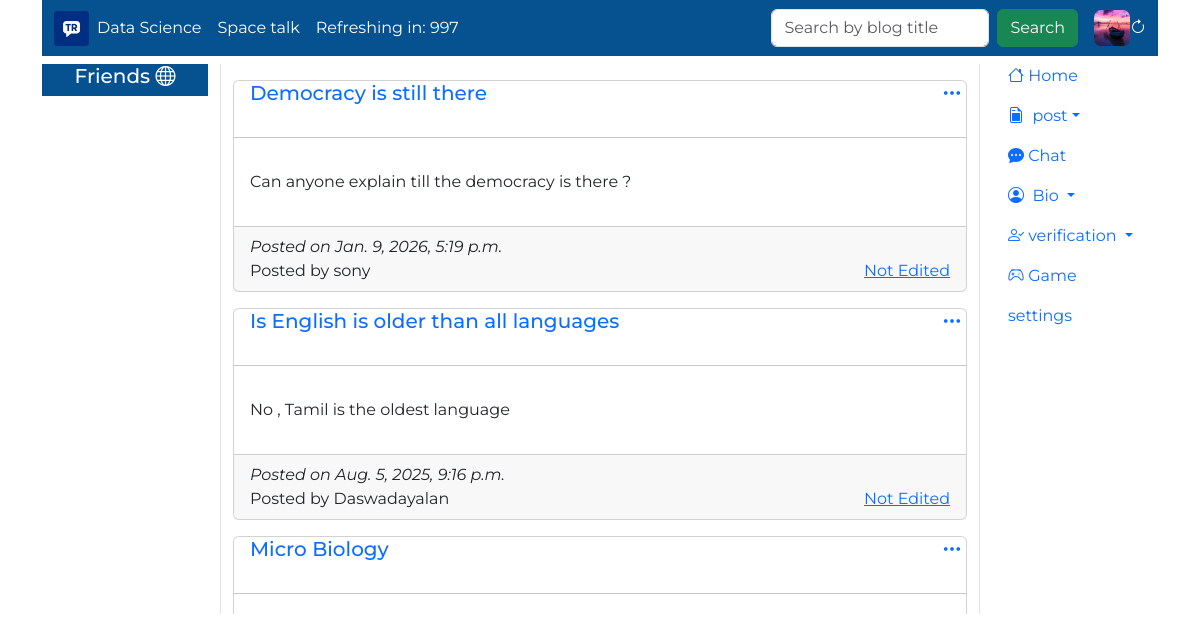
Page /api/forum (signed in) on the committed database.
### general/models.py (models this page shows, shortened)
class profileImage(models.Model):
    data_uploaded=models.DateTimeField(default=timezone.now)
    Users=models.ForeignKey('User',on_delete=models.CASCADE)
    img_name=models.CharField(max_length=255)
    profile_img= models.ImageField(default='default.jpg',upload_to=unique_image_name)

class blog(models.Model):
    blog_title = models.CharField(max_length=100)
    blog_content = models.TextField(max_length=255)
    blog_slug = models.SlugField(max_length=100, default="", null=False)
    date_joined = models.DateTimeField(default=timezone.now)
    last_edited = models.DateTimeField(blank=True,null=True)
    user_id = models.ForeignKey("User", on_delete=models.CASCADE)

class User(AbstractBaseUser, PermissionsMixin):
    email = models.EmailField(unique=True)
    first_name = models.CharField(max_length=30)
    last_name = models.CharField(max_length=35)
    date_joined = models.DateTimeField(default=timezone.now)
    security_code = models.IntegerField(default=0)
    profile_img= models.ImageField(default='default.jpg',upload_to='profile_pics')
    post_media=models.ImageField(default='',upload_to='media-picture')
    gender=models.CharField(max_length=50,null=True)
    verify_email = models.IntegerField(default=0)
    status = models.IntegerField(default=0)
    alive = models.IntegerField(default=0)
    is_active = models.BooleanField(default=True)
    is_staff = models.BooleanField(default=False)
    is_superuser = models.BooleanField(default=False)
    objects = MyUserManager()
    USERNAME_FIELD = 'email'
    REQUIRED_FIELDS = ['first_name', 'last_name']

### general/views.py (the view)
# urls.py: path('forum',ForumView.as_view(),name='forum'),
class ForumView(APIView):
    def get(self,request):
        sess_id = request.session.get('user_id')  # safely get user_id from session
        blog_id= request.GET.get('blog_id')
        edit = request.GET.get('edit')
        if sess_id is not None:
            try:
                if edit is not None:
                    blogs= blog.objects.get(pk=blog_id)
                    blog_title=blogs.blog_title
                    blog_content=blogs.blog_content
                    return Response({"blog_title":blog_title,"blog_content":blog_content,"Message":True,"urlImage":last_image.profile_img.url})
                else:
                    user_details = User.objects.get(id=sess_id)
                    blogs=blog.objects.order_by('-date_joined')
                    last_image = profileImage.objects.filter(Users=request.user).latest('data_uploaded')
                    return render(request, "general/dashboard.html", {"user_id": user_details,"blogs":blogs,"urls":last_image})
            except User.DoesNotExist:
                return redirect("/api/login")
        else:
            return redirect("/api/login")

### general/templates/general/dashboard.html (shortened to what this page needs)
{% extends "index.html" %}
{% load static %}
{% block page-content %}
    <div class='container'>
        {% include "general/header_footer/header.html"%}
<div class='row justify-content-center'>
  <div class='col-sm-2'>
    <div id='chat-block'>
      <div class='bg-primary mt-2' style='background:#06518f !important;'><h5 class='text-white text-center'>Friends&nbsp;<i class='bi bi-globe'></i></h5>
      </div>
    </div>
  </div>
   <div class='col-sm-8 mt-2' style='height:550px;overflow-y:scroll;border-right: 1px solid #dee2e6;border-left:1px solid #dee2e6;'>
  {% for blog in blogs  %}
      <div class='card mt-3'>
        <div class='card-title ms-3 text-primary'><h5 data-bs-toggle="dropdown">{{blog.blog_title}}<i class=' bi bi-three-dots float-end me-1' ></i></h5>
        </div>
              <hr>
            <div class='card-body'>
                <p>{{blog.blog_content}}</p>
            </div>
            <div class='card-footer'>
                <a><i>Posted on&nbsp;{{blog.date_joined}}</i></a><br>
              <a>Posted by&nbsp;{{blog.user_id.first_name}}</a>
              <a class='float-end'>{% if blog.last_edited %}Edited {{blog.last_edited}}{% else %}Not Edited{% endif %}</a>
            </div>
      </div>
       {% endfor %}
  </div>
  <div class='col-sm-2'>
    <ul class='nav flex-column collapse-sm-nav'>
      <li class='nav-item'><a class="nav-link active" aria-current="page" href="{% url "forum" %}"><i class="bi bi-house"></i>&nbsp;Home</a></li>
      <li class='nav-item dropdown '><a class="nav-link dropdown-toggle" href="#" data-bs-toggle="dropdown"><i class="bi bi-file-earmark-post"></i>&nbsp; post</a>
            </li>
      <li class='nav-item'><a class="nav-link active" aria-current="page"  href="{% url 'chat' %}"><i class="bi bi-chat-dots-fill"></i>&nbsp;Chat</a></li>
      <li class='nav-item dropdown'><a class="nav-link dropdown-toggle" href="#" role="button" data-bs-toggle="dropdown" aria-expanded="false">
           <i class="bi bi-person-circle"></i>&nbsp; Bio
          </a>
          </li>
      <li class='nav-item'>  <a class="nav-link dropdown-toggle" href="#" role="button" data-bs-toggle="dropdown" aria-expanded="false">
            <i class="bi bi-person-check"></i>&nbsp;verification
          </a>
            </li>
      <li class='nav-item'><a class="nav-link " aria-current="page" href="{% url "games" %}"><i class="bi bi-controller"></i>&nbsp;Game </a></li>
      <li Class='nav-item pointer '><a class='nav-link dropdown '  data-bs-toggle="dropdown">settings</a>
      </li>
    </ul>
  </div>
  <div class="row mt-3">
    <div class='col-sm-4 '>
      <div id='load message '>
      </div>
    </div>
  </div>
      </div>
{% endblock page-content %}

### templates/index.html (shortened to what this page needs)
{% load static %}
<!DOCTYPE html>
<html>
<head>
     <link href="https://cdn.jsdelivr.net/npm/bootstrap@5.3.7/dist/css/bootstrap.min.css" rel="stylesheet">
    <link rel="stylesheet" href="https://cdn.jsdelivr.net/npm/bootstrap-icons@1.3.0/font/bootstrap-icons.css">
    <link rel="stylesheet" href="{% static  "style.css" %}">
<link href="https://cdnjs.cloudflare.com/ajax/libs/cropperjs/1.5.13/cropper.min.css" rel="stylesheet">
</head>
<body id='body'>
    {% block page-content %}
        {% endblock page-content %}
</body>
</html>

### general/templates/general/header_footer/header.html (shortened to what this page needs)
{% load static %}
<nav class="navbar navbar-expand-lg bg-body-tertiary  navbar-blue">
  <div class="container-fluid">
      <div><img src="{% static "logo/images/tyler.png" %}" style='width:35px;height:35px;border-radius:10%'></div>
    <div class="collapse navbar-collapse" id="navbarSupportedContent">
      <ul class="navbar-nav me-auto mb-2 mb-lg-0">
       <li class='nav-item'><a class='nav-link' >Data&nbsp;Science</a></li>
       <li class='nav-item'><a class='nav-link' >Space&nbsp;talk</a></li>
       <li class='nav-item'><a id='referesh_cnt' class='nav-link'></a></li>
      </ul>
      <form class="d-flex" role="search" onsubmit="return false" id='formSearch'>
        <input class="form-control me-2" type="search" placeholder="Search by blog title" aria-label="Search" name="search" id='search'>
        <button class="btn btn-success"  onclick='searchBlog()'  data-bs-target="#modal-search" data-bs-toggle="modal">Search</button>
      </form>
      <div class='panel panel-default ms-3'>
        <img src={{urls.profile_img.url}} style='height:36px;width:36px; border-radius: 20%;cursor:pointer' id='preview' onclick='preview(350,276,20)' data-bs-toggle="modal" data-bs-target="#preview-modal">
      </div>
      <div><a style="cursor:pointer;" href="{% url "forum" %}"><i class="bi bi-arrow-clockwise"></i></a></div>
    </div>
  </div>
</nav>

### static/style.css (style rules this page uses)
body { font-family: 'Montserrat',sans-serif !important; color: red !important; }
.navbar-blue { background: rgb(6, 81, 143)!important; }
.navbar-blue ul li i, .navbar-blue ul li a, .navbar-blue div a { color: white !important; }
.collapse-sm-nav { display: block; }

### general/templates/general/dashboard.html (style rules this page uses)
.pointer { cursor:pointer; }

### rows in the picture
profileImage: profile_img (picture)
blog: blog_title "Democracy is still there", blog_content "Can anyone explain till the democracy is there ?", date_joined "Jan. 9, 2026, 5:19 p.m.", user_id.first_name "sony", shows "Not Edited"
blog: blog_title "Is English is older than all languages", blog_content "No , Tamil is the oldest language", date_joined "Aug. 5, 2025, 9:16 p.m.", user_id.first_name "Daswadayalan", shows "Not Edited"
blog: blog_title "Micro Biology"
